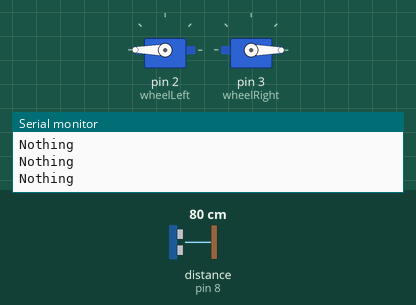
This sketch was run on a simulated Arduino Uno, built with avr-gcc and run on an emulated ATmega328P. Parts: 2 × servo, the last lines printed to the serial monitor. Wiring (inferred from the names in the program): ultrasonic range finder: trigger pin 9; echo pin 8. Inputs (shaded band) come from the test bench; at power-on: distance to the obstacle (sensor on pin 8) 80 cm. The echo pulse lasts 58.3 µs per cm.

Above: at 1.2 s.
1.3 s: distance to the obstacle (sensor on pin 8) set to 10 cm
2.8 s: distance to the obstacle (sensor on pin 8) set to 7 cm
At 4.7 s:
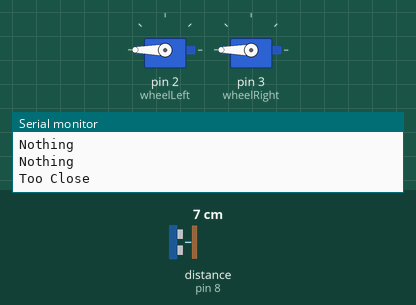
5.3 s: distance to the obstacle (sensor on pin 8) set to 9 cm
At 6.8 s:
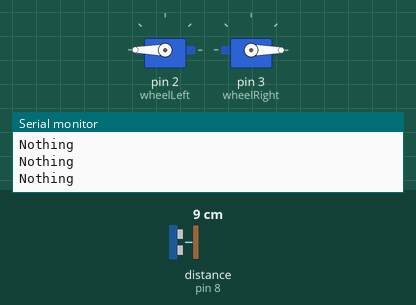
7.3 s: distance to the obstacle (sensor on pin 8) set to 2 cm
At 7.7 s:
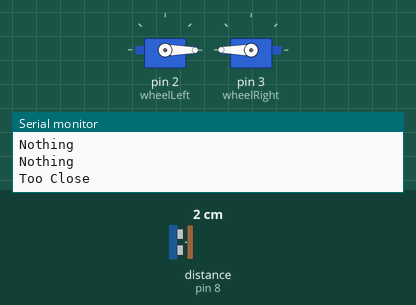
Timing chart, 0 to 10.8 s (numbered marks = the images above; inputs shaded):
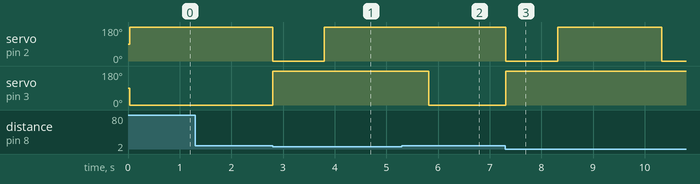

Measured:
- the behaviour switches between 9 and 8 cm on distance to the obstacle (sensor on pin 8) (found by bisection; images 0 and 1)
- after the input at 2.8 s, servo on pin 2 (wheelLeft): 180° → 0° at once, → 180° 1.0 s later; servo on pin 3 (wheelRight): 0° → 180° at once
- after the input at 5.3 s, servo on pin 2 (wheelLeft): stays 180° (without the input it goes to 0° after 0.52 s); servo on pin 3 (wheelRight): 180° → 0° after 0.52 s
- after the input at 7.3 s, servo on pin 2 (wheelLeft): 180° → 0° at once, → 180° 1.0 s later, → 0° 2.0 s later; servo on pin 3 (wheelRight): 0° → 180° at once

The sketch:

UltrasonicDistanceSensor.ino
```cpp
#include <Servo.h>

Servo wheelLeft;
Servo wheelRight;


#define WHEEL_SPEED 180
const int trigPin = 9;
const int echoPin = 8;
long duration;
int distanceCm, distanceInch;

void setup()
{
  pinMode(trigPin, OUTPUT);
  pinMode(echoPin, INPUT);
  attachWheels();
  Serial.begin(9600);
}
void loop()
{
  delay(15);
  if(isObstacleClose(2))
  {
    Serial.println("Too Close");
//    delay(1000);
    moveBackwards();
    delay(1000);
    moveRight();
    delay(2000);
  }
  else
  {
      Serial.println("Nothing");
      moveForward();
  }
}
bool isObstacleClose(int distancetoDetected)
{
  digitalWrite(trigPin, LOW);
  delayMicroseconds(2);
  digitalWrite(trigPin, HIGH);
  delayMicroseconds(10);
  digitalWrite(trigPin, LOW);
  duration = pulseIn(echoPin, HIGH);

  distanceInch = duration*0.0133/2;
  if(distanceInch <= distancetoDetected && distancetoDetected != 0){
    return true;
  }
  return false;
}

void moveForward()
{
  attachWheels();

  wheelLeft.write(WHEEL_SPEED);
  wheelRight.write(-WHEEL_SPEED);
}

void moveBackwards()
{
  attachWheels();
  wheelLeft.write(-WHEEL_SPEED);
  wheelRight.write(WHEEL_SPEED);
}

void moveStop()
{
  wheelLeft.detach();
  wheelRight.detach();
}

void moveRight()
{
  attachWheels();
  wheelLeft.write(WHEEL_SPEED);
  wheelRight.write(WHEEL_SPEED);
}

void moveLeft()
{
  attachWheels();
  wheelLeft.write(-WHEEL_SPEED);
  wheelRight.write(-WHEEL_SPEED);
}

void attachWheels()
{
   wheelLeft.attach(2);
   wheelRight.attach(3);
}
```
